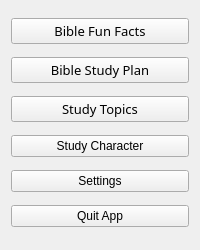
           <widget class="QFrame" name="extras_Frame">
            <property name="minimumSize">
             <size>
              <width>0</width>
              <height>250</height>
             </size>
            </property>
            <property name="styleSheet">
             <string notr="true"/>
            </property>
            <property name="frameShape">
             <enum>QFrame::Shape::NoFrame</enum>
            </property>
            <property name="frameShadow">
             <enum>QFrame::Shadow::Plain</enum>
            </property>
            <layout class="QVBoxLayout" name="verticalLayout_19">
             <item>
              <widget class="QPushButton" name="pushButton_bible_fun_facts">
               <property name="font">
                <font>
                 <family>Segoe Print</family>
                 <pointsize>10</pointsize>
                 <italic>false</italic>
                 <bold>false</bold>
                </font>
               </property>
               <property name="styleSheet">
                <string notr="true"/>
               </property>
               <property name="text">
                <string>Bible Fun Facts</string>
               </property>
              </widget>
             </item>
             <item>
              <widget class="QPushButton" name="pushButton_bible_study_plan">
               <property name="font">
                <font>
                 <family>Segoe Print</family>
                 <pointsize>10</pointsize>
                 <italic>false</italic>
                 <bold>false</bold>
                </font>
               </property>
               <property name="styleSheet">
                <string notr="true"/>
               </property>
               <property name="text">
                <string>Bible Study Plan</string>
               </property>
              </widget>
             </item>
             <item>
              <widget class="QPushButton" name="pushButton_study_topic">
               <property name="font">
                <font>
                 <family>Segoe Print</family>
                 <pointsize>10</pointsize>
                 <italic>false</italic>
                 <bold>false</bold>
                </font>
               </property>
               <property name="styleSheet">
                <string notr="true"/>
               </property>
               <property name="text">
                <string>Study Topics</string>
               </property>
              </widget>
             </item>
             <item>
              <widget class="QPushButton" name="pushButton_study_character">
               <property name="text">
                <string>Study Character</string>
               </property>
              </widget>
             </item>
             <item>
              <widget class="QPushButton" name="pushButton_bible_settings">
               <property name="text">
                <string>Settings</string>
               </property>
              </widget>
             </item>
             <item>
              <widget class="QPushButton" name="pushButton_bible_quit_app">
               <property name="text">
                <string>Quit App</string>
               </property>
              </widget>
             </item>
            </layout>
           </widget>
